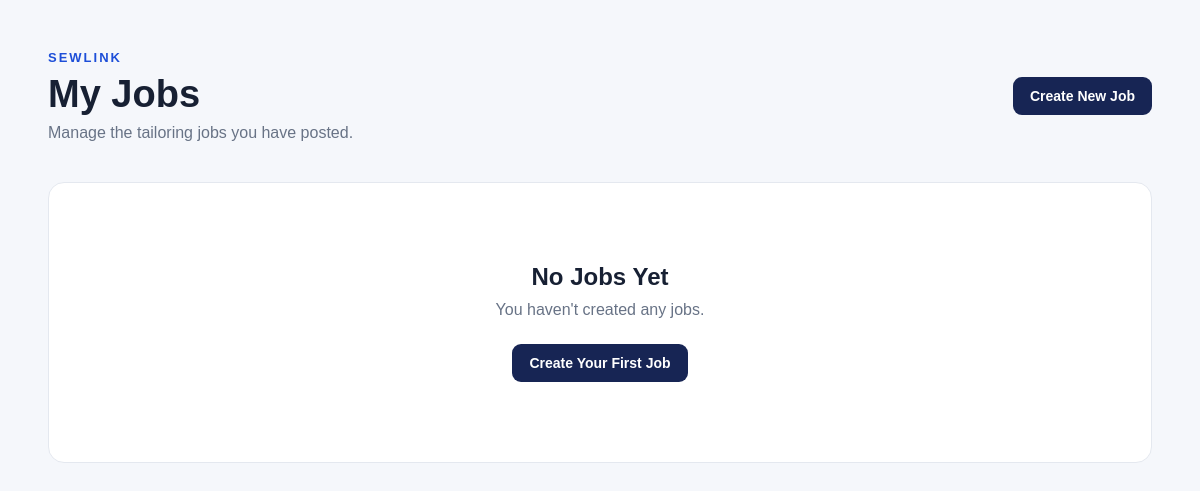
The app's page /jobs/ (signed in), older data.
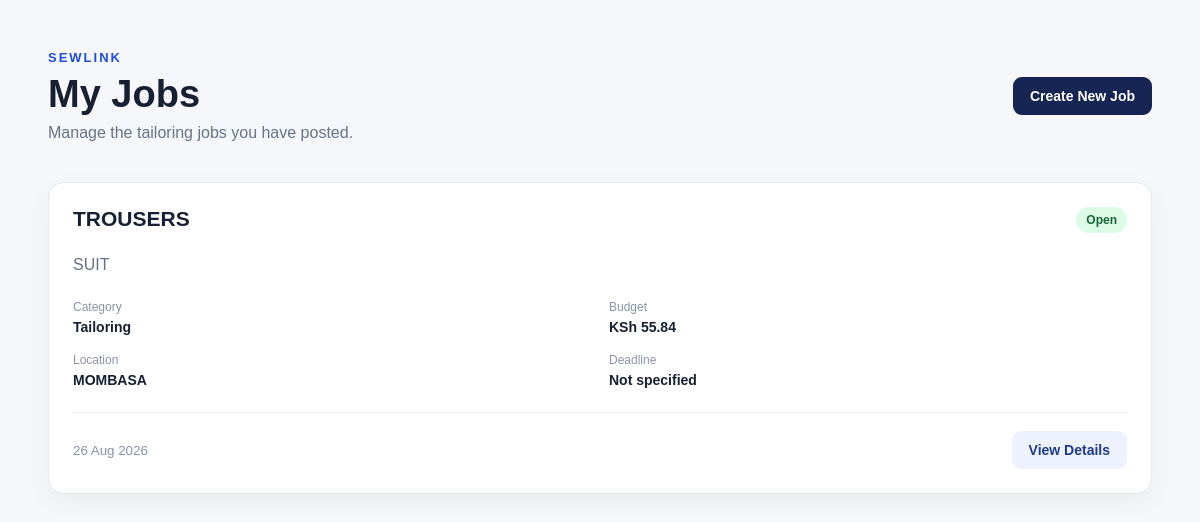
The same page, newer data.
### JobApp/models.py (models this page shows, shortened)
class Job(models.Model):
    CATEGORY_CHOICES = [
        ('tailoring', 'Tailoring'),
        ('alteration', 'Clothing Alteration'),
        ('repair', 'Clothing Repair'),
        ('embroidery', 'Embroidery'),
        ('design', 'Clothing Design'),
        ('other', 'Other'),
    ]
    STATUS_CHOICES = [
        ('open', 'Open'),
        ('pending', 'Pending'),
        ('accepted', 'Accepted'),
        ('rejected', 'Rejected'),
        ('in_progress', 'In Progress'),
        ('completed', 'Completed'),
        ('cancelled', 'Cancelled'),
    ]
    customer = models.ForeignKey(
        CustomerProfile,
        on_delete=models.CASCADE,
        related_name='jobs'
    )
    tailor = models.ForeignKey(
        TailorProfile,
        on_delete=models.SET_NULL,
        null=True,
        blank=True,
        related_name='jobs'
    )
    service = models.ForeignKey(
        Service,
        on_delete=models.SET_NULL,
        null=True,
        blank=True,
        related_name='jobs'
    )
    title = models.CharField(max_length=200)
    description = models.TextField()
    category = models.CharField(
        max_length=30,
        choices=CATEGORY_CHOICES,
        default='tailoring'
    )
    budget = models.DecimalField(
        max_digits=10,
        decimal_places=2,
        null=True,
        blank=True
    )
    agreed_price = models.DecimalField(
        max_digits=10,
        decimal_places=2,
        null=True,
        blank=True
    )
    deadline = models.DateField(
        null=True,
        blank=True
    )
    requested_date = models.DateField(
        null=True,
        blank=True
    )
    location = models.CharField(
        max_length=150
    )
    reference_image = models.ImageField(
        upload_to='job_references/',
        blank=True,
        null=True
    )
    status = models.CharField(
        max_length=20,
        choices=STATUS_CHOICES,
        default='open'
    )
    created_at = models.DateTimeField(
        auto_now_add=True
    )
    updated_at = models.DateTimeField(
        auto_now=True
    )

### JobApp/views.py (the view)
# urls.py: path('', views.job_list, name='job_list'),
@login_required
def job_list(request):
    customer = get_object_or_404(CustomerProfile, user=request.user)
    jobs = Job.objects.filter(customer=customer).order_by('-created_at')
    return render(request, 'JobApp/job_list.html', {'customer': customer, 'jobs': jobs})

### JobApp/templates/JobApp/job_list.html (shortened to what this page needs)
{% load static %}
<!DOCTYPE html>
<html lang="en">
<head>
    <link rel="stylesheet" href="{% static 'css/JobApp/job_list.css' %}">
</head>
<body>
    <main class="jobs-container">
        <header class="page-header">
            <div>
                <p class="eyebrow">SEWLINK</p>
                <h1>My Jobs</h1>
                <p class="subtitle">Manage the tailoring jobs you have posted.</p>
            </div>
            <a href="{% url 'JobApp:job_create' %}" class="btn btn-primary">
                Create New Job
            </a>
        </header>
        {% if jobs %}
            <section class="jobs-grid">
                {% for job in jobs %}
                    <article class="job-card">
                        <div class="job-card-header">
                            <h2>{{ job.title }}</h2>
                            <span class="status status-{{ job.status }}">
                                {{ job.get_status_display }}
                            </span>
                        </div>
                        <p class="job-description">
                            {{ job.description|truncatewords:25 }}
                        </p>
                        <div class="job-info">
                            <div>
                                <span>Category</span>
                                <strong>{{ job.get_category_display }}</strong>
                            </div>
                            <div>
                                <span>Budget</span>
                                <strong>
                                    {% if job.budget %}
                                        KSh {{ job.budget }}
                                    {% else %}
                                        Negotiable
                                    {% endif %}
                                </strong>
                            </div>
                            <div>
                                <span>Location</span>
                                <strong>{{ job.location }}</strong>
                            </div>
                            <div>
                                <span>Deadline</span>
                                <strong>{{ job.deadline|default:"Not specified" }}</strong>
                            </div>
                        </div>
                        <div class="job-card-footer">
                            <small>{{ job.created_at|date:"d M Y" }}</small>
                            <a href="{% url 'JobApp:job_detail' job.pk %}" class="btn btn-secondary">
                                View Details
                            </a>
                        </div>
                    </article>
                {% endfor %}
            </section>
        {% else %}
            <section class="empty-state">
                <h2>No Jobs Yet</h2>
                <p>You haven't created any jobs.</p>
                <a href="{% url 'JobApp:job_create' %}" class="btn btn-primary">
                    Create Your First Job
                </a>
            </section>
        {% endif %}
    </main>
</body>
</html>

Row changes from the older to the newer data that the page shows:
added Job: title "TROUSERS", status "Open", description "SUIT", category "Tailoring", budget "55.84", location "MOMBASA", deadline "Not specified", created_at "26 Aug 2026"
Text that changed along with them:
text no longer shown: "No Jobs Yet You haven't created any jobs. Create Your First Job"
